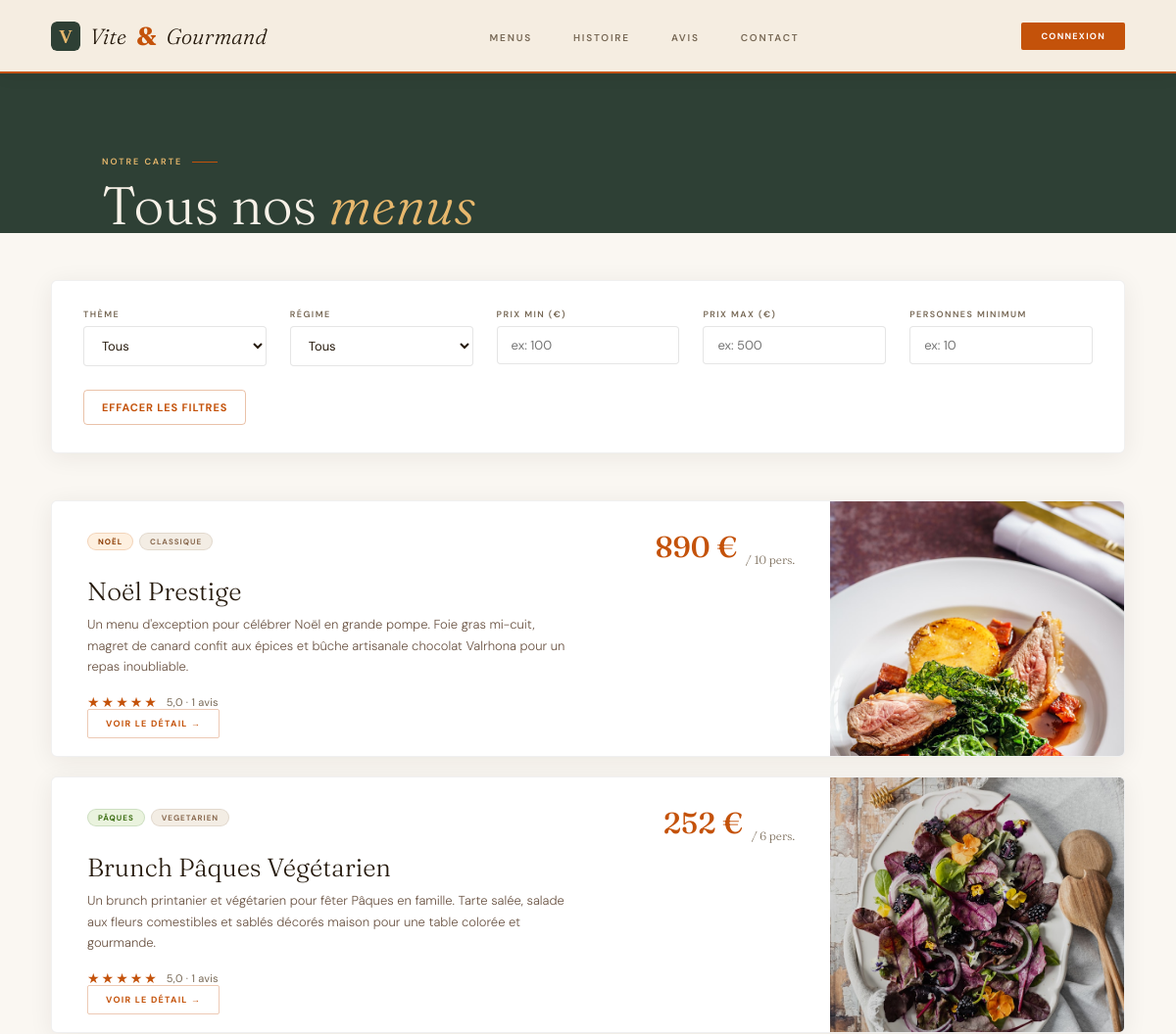
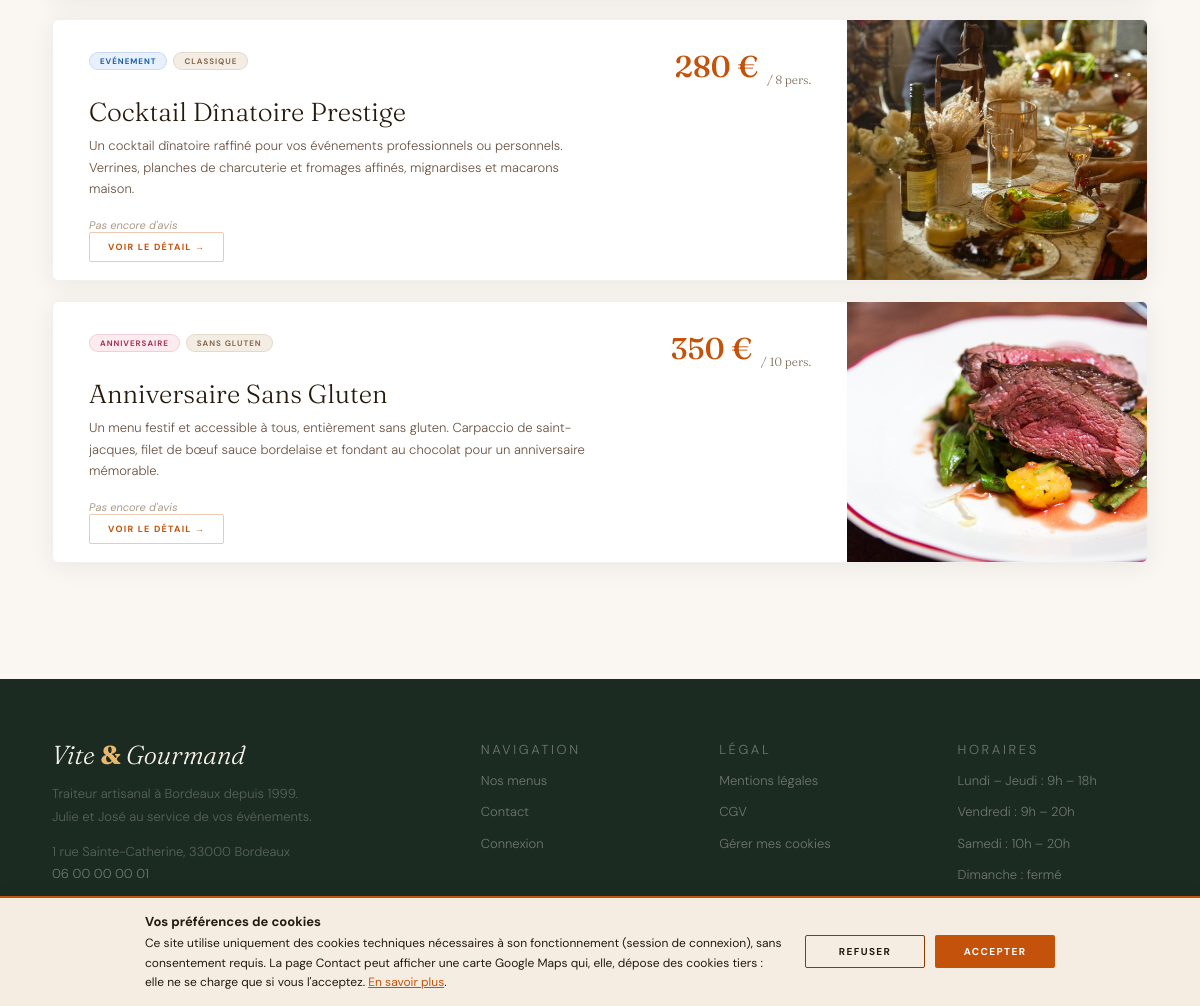
Page /menus on the committed database (2 pictures, top to bottom).
### tables this page shows
CREATE TABLE `menu` (
    `menu_id`         INT          NOT NULL AUTO_INCREMENT,
    `regime_id`       INT          NOT NULL,
    `theme_id`        INT          NOT NULL,
    `titre`           VARCHAR(150) NOT NULL,
    `description`     TEXT         NOT NULL,
    `nb_personnes_min`INT          NOT NULL,
    `prix_base`       DECIMAL(10,2)NOT NULL,
    `stock`           INT          NOT NULL,
    `image`           VARCHAR(255) NOT NULL,
    `actif`           BOOLEAN      NOT NULL DEFAULT 1,
    `created_at`      DATETIME     NOT NULL DEFAULT CURRENT_TIMESTAMP,
    PRIMARY KEY (`menu_id`),
    CONSTRAINT `fk_menu_regime` FOREIGN KEY (`regime_id`) REFERENCES `regime`(`regime_id`),
    CONSTRAINT `fk_menu_theme`  FOREIGN KEY (`theme_id`) REFERENCES `theme`(`theme_id`)
);

CREATE TABLE `theme` (
    `theme_id`        INT          NOT NULL AUTO_INCREMENT,
    `libelle`         VARCHAR(80)  NOT NULL,
    PRIMARY KEY (`theme_id`)
);

CREATE TABLE `regime`(
    `regime_id`       INT          NOT NULL AUTO_INCREMENT,
    `libelle`         VARCHAR(80)  NOT NULL,
    PRIMARY KEY (`regime_id`)
);

### core/Controller.php (called while the page is built, shortened)
<?php
abstract class Controller
{
    protected function render(string $view, array $data = []): void
    {
        extract($data);
        $viewPath = VIEWS_PATH . '/' . $view . '.php';
        require VIEWS_PATH . '/layouts/header.php';
        require $viewPath;
        require VIEWS_PATH . '/layouts/footer.php';
    }
}

### app/Controllers/MenuController.php (called while the page is built, shortened)
<?php
class MenuController extends Controller
{
    private MenuModel $menuModel;
    public function __construct()
    {
        $this->menuModel = new MenuModel();
    }
    public function index(): void
    {
        $menus = $this->menuModel->getAll();
        $this->render('menus/index', [
            'title' => 'Nos menus',
            'menus' => $menus,
        ]);
    }
}

### public/index.php (called while the page is built, shortened)
<?php
require_once __DIR__ . '/../vendor/autoload.php';
require_once __DIR__ . '/../core/autoload.php';
require_once __DIR__ . '/../core/Router.php';
$router = new Router();
$router->add('GET',  '/',           'HomeController',  'index');
$router->add('GET',  '/menus',      'MenuController',  'index');
$router->add('GET',  '/menus/:id',  'MenuController',  'detail');
$router->add('GET',  '/connexion',   'AuthController', 'login');
$router->add('POST', '/connexion',   'AuthController', 'login');
$router->add('GET',  '/inscription', 'AuthController', 'register');
$router->add('POST', '/inscription', 'AuthController', 'register');
$router->add('POST', '/deconnexion', 'AuthController', 'logout');
$router->add('GET',  '/commande', 'CommandeController', 'index');
$router->add('POST', '/commande', 'CommandeController', 'store');
$router->add('GET',  '/mon-compte',               'UserController', 'index');
$router->add('GET',  '/mon-compte/commandes/:id', 'UserController', 'commande');
$router->add('POST', '/mon-compte/annuler',       'UserController', 'cancelCommande');
$router->add('POST', '/mon-compte/avis',          'UserController', 'createAvis');
$router->add('GET',  '/mon-compte/profil',        'UserController', 'profil');
$router->add('POST', '/mon-compte/profil',        'UserController', 'profil');
$router->add('GET',  '/employe',              'EmployeController', 'index');
$router->add('GET',  '/employe/commande',     'EmployeController', 'commande');
$router->add('POST', '/employe/statut',       'EmployeController', 'updateStatut');
$router->add('GET',  '/employe/menus',        'EmployeController', 'menus');
$router->add('POST', '/employe/menus/toggle', 'EmployeController', 'toggleMenu');
$router->add('GET',  '/employe/avis',         'EmployeController', 'avis');
$router->add('POST', '/employe/avis/update',  'EmployeController', 'updateAvis');
$router->add('GET',  '/admin',                  'AdminController', 'index');
$router->add('GET',  '/admin/commande',         'AdminController', 'commande');
$router->add('POST', '/admin/statut',           'AdminController', 'updateStatut');
$router->add('GET',  '/admin/menus',            'AdminController', 'menus');
$router->add('POST', '/admin/menus/toggle',     'AdminController', 'toggleMenu');
$router->add('POST', '/admin/menus/stock',      'AdminController', 'updateStock');
$router->add('GET',  '/admin/avis',             'AdminController', 'avis');
$router->add('POST', '/admin/avis/update',      'AdminController', 'updateAvis');
$router->add('GET',  '/admin/employes',         'AdminController', 'employes');
$router->add('GET',  '/admin/employes/create',  'AdminController', 'createEmploye');
$router->add('POST', '/admin/employes/create',  'AdminController', 'createEmploye');
$router->add('POST', '/admin/employes/toggle',  'AdminController', 'toggleEmploye');
$router->add('GET',  '/admin/stats',            'AdminController', 'stats');
$router->add('GET',  '/contact', 'ContactController', 'index');
$router->add('POST', '/contact', 'ContactController', 'index');
$router->add('GET', '/mentions-legales', 'LegalController', 'mentions');
$router->add('GET', '/cgv',              'LegalController', 'cgv');
$router->add('GET',  '/mot-de-passe-oublie',          'AuthController', 'forgotPassword');
$router->add('POST', '/mot-de-passe-oublie',          'AuthController', 'forgotPassword');
$router->add('GET',  '/reinitialiser-mot-de-passe',   'AuthController', 'resetPassword');
$router->add('POST', '/reinitialiser-mot-de-passe',   'AuthController', 'resetPassword');
$router->dispatch();

### core/autoload.php (called while the page is built, shortened)
<?php
spl_autoload_register(function (string $class): void {
    $paths = [
        ROOT_PATH . '/app/Controllers/' . $class . '.php',
        ROOT_PATH . '/app/Models/' . $class . '.php',
        ROOT_PATH . '/core/' . $class . '.php',
    ];
    foreach ($paths as $path) {
        if (file_exists($path)) {
            return;
        }
    }
});

### core/Database.php (called while the page is built, shortened)
<?php
class Database
{
    private static ?PDO $instance = null;
    private static bool $pingDone = false;
    public static function getInstance(): PDO
    {
        if (!self::$pingDone) {
            self::$pingDone = true;
            try {
                self::$instance->query('SELECT 1');
            } catch (PDOException $e) {
                self::$instance = null;
                self::connect();
            }
        }
        return self::$instance;
    }
    private static function connect(): void
    {
        try {
            self::$instance = new PDO(
                'mysql:host=' . DB_HOST . ';port=' . DB_PORT . ';dbname=' . DB_NAME . ';charset=' . DB_CHARSET,
                DB_USER,
                DB_PASS,
                [
                    PDO::ATTR_ERRMODE                  => PDO::ERRMODE_EXCEPTION,
                    PDO::ATTR_DEFAULT_FETCH_MODE       => PDO::FETCH_ASSOC,
                    PDO::ATTR_EMULATE_PREPARES         => false,
                    PDO::ATTR_PERSISTENT               => true,
                    PDO::MYSQL_ATTR_INIT_COMMAND       => "SET NAMES 'utf8mb4'",
                    PDO::MYSQL_ATTR_USE_BUFFERED_QUERY => true,
                ]
            );
        } catch(PDOException $e) {
            error_log('Database connection error: ' . $e->getMessage());
            die('Erreur de connexion à la base de données. Veuillez réessayer plus tard.');
        }
    }
}

### core/Model.php (called while the page is built, shortened)
<?php
abstract class Model
{
    public function __construct()
    {
        $this->db = Database::getInstance();
    }
}

### app/Models/MenuModel.php (called while the page is built, shortened)
<?php
class MenuModel extends Model
{
    public function getAll(): array
    {
        $stmt = $this->db->query('
            SELECT
                m.menu_id,
                m.titre,
                m.description,
                m.nb_personnes_min,
                m.prix_base,
                m.stock,
                m.image,
                m.actif,
                t.libelle AS theme,
                r.libelle AS regime,
                (SELECT COALESCE(AVG(a.note), 0)
                   FROM avis a JOIN commande c ON a.commande_id = c.commande_id
                   WHERE c.menu_id = m.menu_id AND a.statut = "valide") AS note_moyenne,
                (SELECT COUNT(*)
                   FROM avis a JOIN commande c ON a.commande_id = c.commande_id
                   WHERE c.menu_id = m.menu_id AND a.statut = "valide") AS nb_avis
            FROM menu m
            JOIN theme t ON m.theme_id = t.theme_id
            JOIN regime r ON m.regime_id = r.regime_id
            WHERE m.actif = 1
            ORDER BY m.menu_id ASC
        ');
        return $stmt->fetchAll();
    }
}

### app/Views/menus/index.php (the view, shortened to what this page needs)
<main>
<section class="menus-page-s">
    <div class="user-header reveal">
        <div class="wrap">
            <p class="kicker">Notre carte</p>
            <h1 class="sec-h2">Tous nos <em>menus</em></h1>
        </div>
    </div>
    <div class="wrap">
        <div class="filtres reveal">
            <div class="filtre-group">
                <label>Thème</label>
                <select id="filtre-theme">
                    <option value="">Tous</option>
                </select>
            </div>
            <div class="filtre-group">
                <label>Régime</label>
                <select id="filtre-regime">
                    <option value="">Tous</option>
                </select>
            </div>
            <div class="filtre-group">
                <label>Prix min (€)</label>
                <input type="number" id="filtre-prix-min" placeholder="ex: 100" min="0">
            </div>
            <div class="filtre-group">
                <label>Prix max (€)</label>
                <input type="number" id="filtre-prix-max" placeholder="ex: 500" min="0">
            </div>
            <div class="filtre-group">
                <label>Personnes minimum</label>
                <input type="number" id="filtre-personnes" placeholder="ex: 10">
            </div>
            <div class="filtre-group filtre-reset-group">
                <button type="button" id="filtre-reset" class="filtre-reset">Effacer les filtres</button>
            </div>
        </div>
        <div class="menus-liste" id="menus-liste">
            <?php foreach ($menus as $menu): ?>
            <article class="menu-row"
                data-theme="<?= htmlspecialchars($menu['theme']) ?>"
                data-regime="<?= htmlspecialchars($menu['regime']) ?>"
                data-prix="<?= $menu['prix_base'] ?>"
                data-personnes="<?= $menu['nb_personnes_min'] ?>">
                <div class="menu-row-body">
                    <div>
                        <div class="menu-row-head">
                            <div class="menu-tags">
                                <span class="mtag mtag-<?= strtr(mb_strtolower($menu['theme']), ['é' => 'e', 'è' => 'e', 'ê' => 'e', 'ë' => 'e', 'à' => 'a', 'â' => 'a', 'ô' => 'o', 'ç' => 'c', ' ' => '-']) ?>">
                                    <?= htmlspecialchars($menu['theme']) ?>
                                </span>
                                <span class="mtag mtag-reg">
                                    <?= htmlspecialchars($menu['regime']) ?>
                                </span>
                            </div>
                            <div class="menu-price">
                                <?= number_format($menu['prix_base'], 0, ',', ' ') ?> €
                                <sub>/ <?= $menu['nb_personnes_min'] ?> pers.</sub>
                            </div>
                        </div>
                        <h2 class="menu-name"><?= htmlspecialchars($menu['titre']) ?></h2>
                        <p class="menu-desc"><?= htmlspecialchars($menu['description']) ?></p>
                        <?php $noteM = (float)$menu['note_moyenne']; $nbAvis = (int)$menu['nb_avis']; $pleines = (int)round($noteM); ?>
                        <div class="menu-rating">
                            <?php if ($nbAvis > 0): ?>
                                <span class="menu-stars" aria-label="Note : <?= number_format($noteM, 1, ',', '') ?> sur 5">
                                    <?php for ($i = 1; $i <= 5; $i++): ?><span class="menu-star<?= $i <= $pleines ? ' on' : '' ?>">★</span><?php endfor; ?>
                                </span>
                                <span class="menu-rating-count"><?= number_format($noteM, 1, ',', '') ?> · <?= $nbAvis ?> avis</span>
                            <?php else: ?>
                                <span class="menu-rating-none">Pas encore d'avis</span>
                            <?php endif; ?>
                        </div>
                    </div>
                    <div class="menu-row-foot">
                        <a href="/menus/<?= $menu['menu_id'] ?>" class="menu-link">
                            Voir le détail →
                        </a>
                    </div>
                </div>
                <div class="menu-row-img">
                    <img src="<?= htmlspecialchars($menu['image']) ?>"
                         alt="<?= htmlspecialchars($menu['titre']) ?>"
                         loading="lazy">
                </div>
            </article>
            <?php endforeach; ?>
        </div>
    </div>
</section>
</main>

### core/Router.php (shortened to what this page needs)
<?php
class Router
{
    private array $routes = [];
    public function add(string $method, string $path, string $controller, string $action): void
    {
        $this->routes[] = [
            'method' => strtoupper($method),
            'path' => $path,
            'controller' => $controller,
            'action' => $action,
        ];
    }
    public function dispatch(): void
    {
        $uri = parse_url($_SERVER['REQUEST_URI'], PHP_URL_PATH);
        $uri = $uri ?: '/';
        foreach ($this->routes as $route) {
            $pattern = preg_replace('#:([a-zA-Z]+)#', '([^/]+)', $route['path']);
            $pattern = '#^' . $pattern . '$#';
            if (preg_match($pattern, $uri, $matches)) {
                $action          = $route['action'];
                $controller      = new $controllerClass();
                $controller->$action();
                return;
            }
        }
        require VIEWS_PATH . '/layouts/header.php';
        require VIEWS_PATH . '/layouts/footer.php';
    }
}

### rows in the picture
menu: theme.libelle "NOËL", regime.libelle "CLASSIQUE", prix_base "890", nb_personnes_min "10", titre "Noël Prestige", description "Un menu d'exception pour célébrer Noël en grande pompe. Foie gras mi-cuit, magret de canard confit aux épices et bûche artisanale chocolat Valrhona pour un repas inoubliable.", noteM "5,0", nbAvis "1", image (picture)
menu: theme.libelle "PÂQUES", regime.libelle "VEGETARIEN", prix_base "252", nb_personnes_min "6", titre "Brunch Pâques Végétarien", description "Un brunch printanier et végétarien pour fêter Pâques en famille. Tarte salée, salade aux fleurs comestibles et sablés décorés maison pour une table colorée et gourmande.", noteM "5,0", nbAvis "1", image (picture)
menu: theme.libelle "EVÉNEMENT", regime.libelle "CLASSIQUE", prix_base "280", nb_personnes_min "8", titre "Cocktail Dînatoire Prestige", description "Un cocktail dînatoire raffiné pour vos événements professionnels ou personnels. Verrines, planches de charcuterie et fromages affinés, mignardises et macarons maison.", shows "Pas encore d'avis", image (picture)
menu: theme.libelle "ANNIVERSAIRE", regime.libelle "SANS GLUTEN", prix_base "350", nb_personnes_min "10", titre "Anniversaire Sans Gluten", description "Un menu festif et accessible à tous, entièrement sans gluten. Carpaccio de saint-jacques, filet de bœuf sauce bordelaise et fondant au chocolat pour un anniversaire mémorable.", shows "Pas encore d'avis", image (picture)

### other values in the picture
$ligne['jours'] "Lundi – Jeudi"
$ligne['heures'] "9h – 18h"
$ligne['jours'] "Vendredi"
$ligne['heures'] "9h – 20h"
$ligne['jours'] "Samedi"
$ligne['heures'] "10h – 20h"
$ligne['jours'] "Dimanche"
$ligne['heures'] "fermé"
